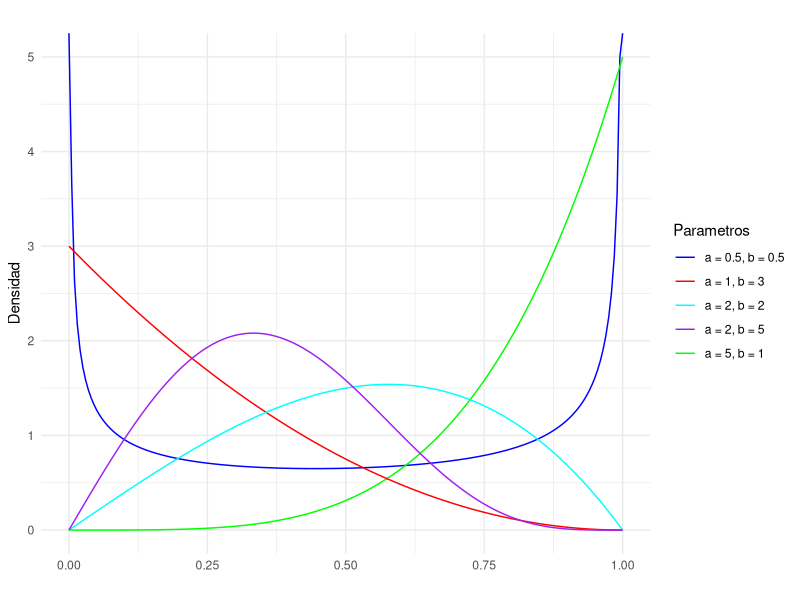
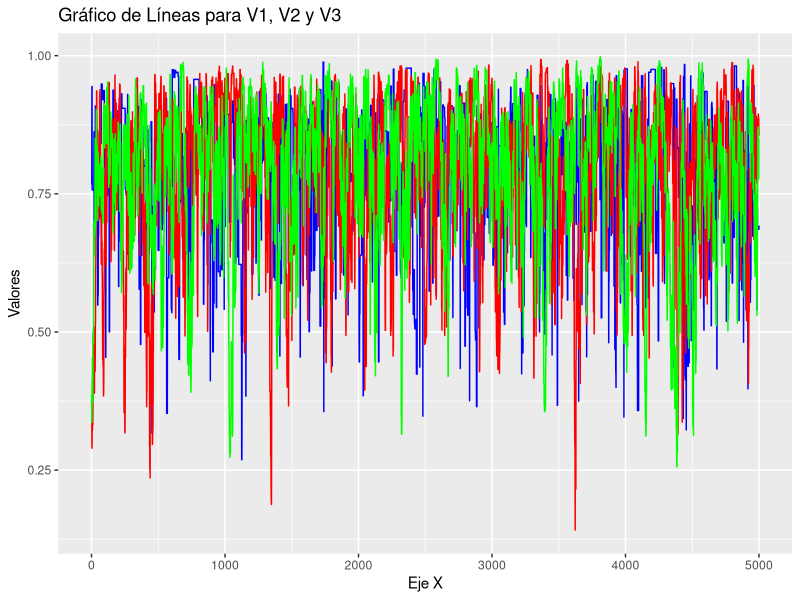
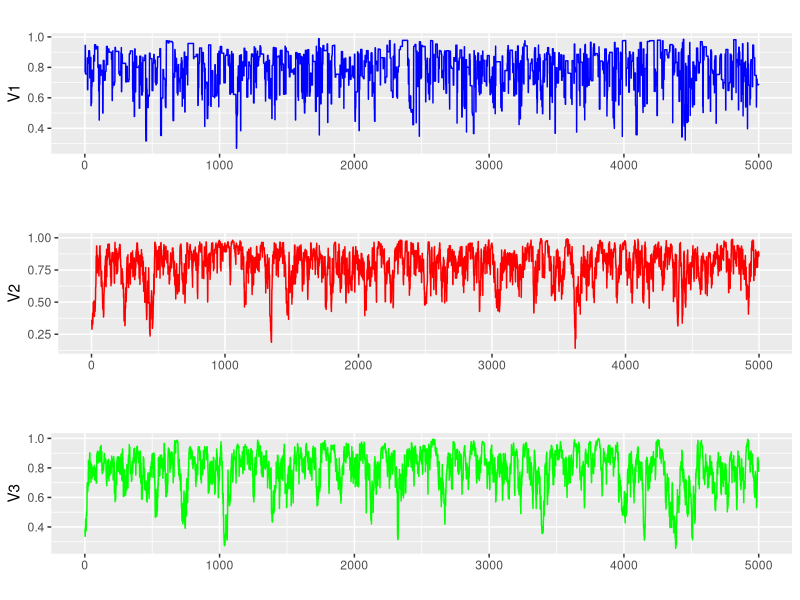
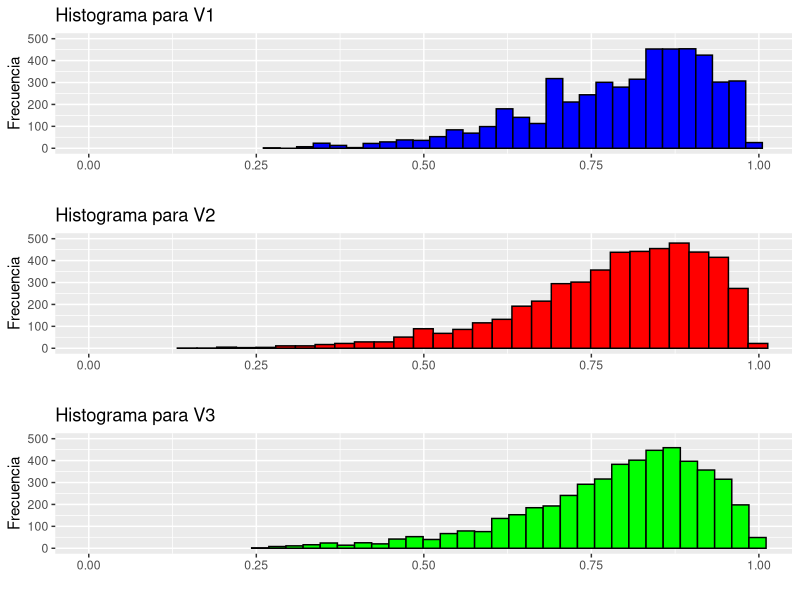
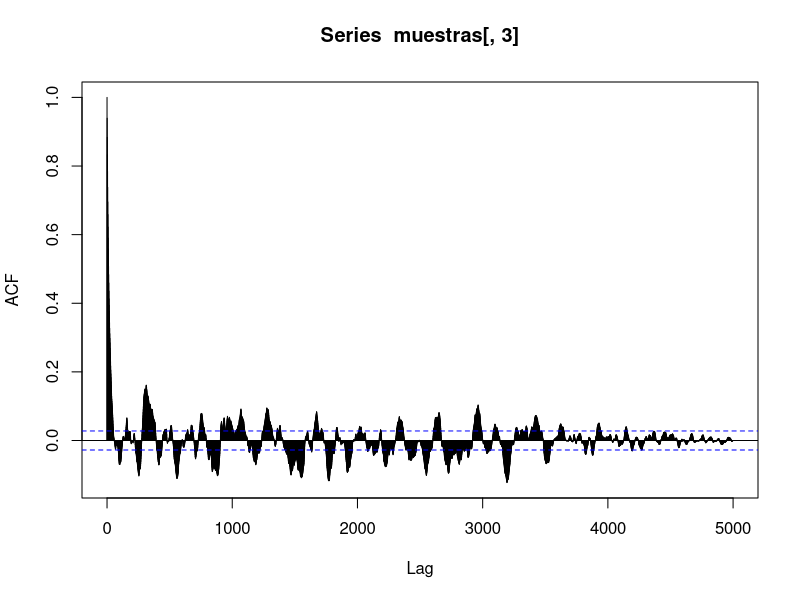
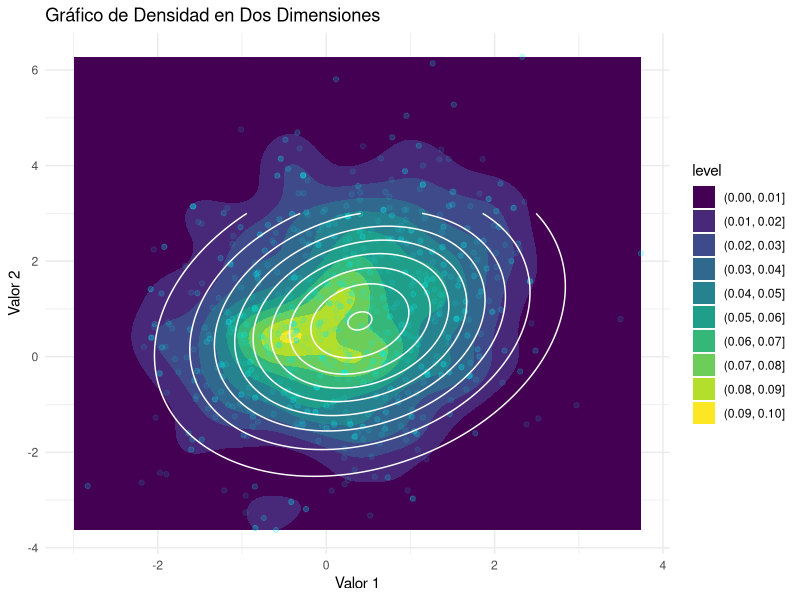
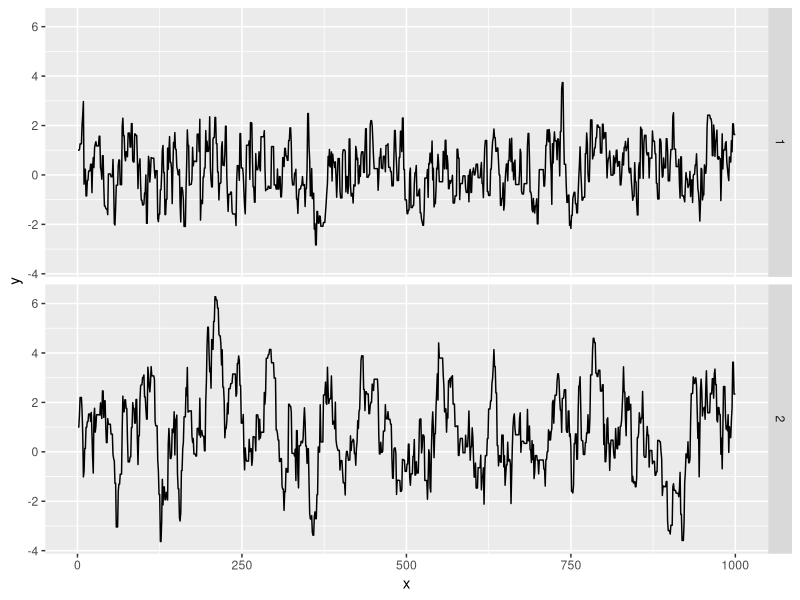

Source code (R) for these figures, in order:
## ---- chunk 1
library(ggplot2)
library(gridExtra)
library(kableExtra)
library(mvtnorm)
## ---- chunk 2
d_propuesta_def <- function(x, mean){
  dnorm(x, mean, sd= 1)
}

sample_mh <- function (d_objetivo, r_propuesta, d_propuesta = d_propuesta_def, p_inicial, n){
  stopifnot(n>0)
  muestras <- numeric(n)
  muestras[1]<-p_inicial
  for (i in 2:n) {
    p_actual <- muestras[i-1]
    p_nuevo <- r_propuesta(p_actual)
    f_actual <- d_objetivo(p_actual)
    f_nuevo <- d_objetivo(p_nuevo)
    
    q_actual <- d_propuesta(p_actual,mean=p_nuevo)
    q_nuevo <- d_propuesta(p_nuevo,mean=p_actual)
    
    alpha <- min(1, (f_nuevo/f_actual)*(q_actual/q_nuevo))
    
    aceptar <- rbinom(1,1, alpha)
    if (aceptar){
      muestras[i] <- p_nuevo
    } else {
      muestras[i] <- p_actual
    }
    
  }
  return ( muestras ) 
}
## ---- chunk 3
d_kumaraswamy <- function(x, a ,b){
  if(x<0 || x>1){
    f=0
  }else{
    f <- a*b*(x^(a-1))*(1-x^a)^(b-1)
  }
  return(f)
}
x<-seq(0,1, length.out= 200)
d_kumaraswamy.5.5 <- numeric(length(x))
d_kumaraswamy51<- numeric(length(x))
d_kumaraswamy13 <-numeric(length(x))
d_kumaraswamy22 <- numeric(length(x))
d_kumaraswamy25 <- numeric(length(x))
for (i in 1:length(x)) {
  d_kumaraswamy.5.5[i] <- d_kumaraswamy(x[i], 0.5, 0.5)
  d_kumaraswamy51[i] <- d_kumaraswamy(x[i], 5, 1)
  d_kumaraswamy13[i] <- d_kumaraswamy(x[i], 1, 3)
  d_kumaraswamy22[i] <- d_kumaraswamy(x[i], 2, 2)
  d_kumaraswamy25[i] <- d_kumaraswamy(x[i], 2, 5)
}


df <- data.frame(x,
                 d_kumaraswamy.5.5,
                 d_kumaraswamy51,
                 d_kumaraswamy13,
                 d_kumaraswamy22,
                 d_kumaraswamy25)
ggplot(df, aes(x = x)) +
  # Agregar las líneas para cada distribución
  geom_line(aes(y = d_kumaraswamy.5.5, color = "d_kumaraswamy.5.5")) +
  geom_line(aes(y = d_kumaraswamy51, color = "d_kumaraswamy51")) +
  geom_line(aes(y = d_kumaraswamy13, color = "d_kumaraswamy13")) +
  geom_line(aes(y = d_kumaraswamy22, color = "d_kumaraswamy22")) +
  geom_line(aes(y = d_kumaraswamy25, color = "d_kumaraswamy25")) +
  # Personalizar aspectos del gráfico
  labs(title = "",
       x = "",
       y = "Densidad") +
  scale_color_manual(values = c("d_kumaraswamy.5.5" = "blue",
                                 "d_kumaraswamy51" = "green",
                                 "d_kumaraswamy13" = "red",
                                 "d_kumaraswamy22" = "cyan",
                                 "d_kumaraswamy25" = "purple"),
                     labels = c("d_kumaraswamy.5.5" = "a = 0.5, b = 0.5",
                                "d_kumaraswamy51" = "a = 5, b = 1",
                                "d_kumaraswamy13" = "a = 1, b = 3",
                                "d_kumaraswamy22" = "a = 2, b = 2",
                                "d_kumaraswamy25" = "a = 2, b = 5")) +
  guides(color=guide_legend(title = "Parametros"))+
  theme_minimal()
## ---- chunk 4
get_beta_pars <- function(mu, kappa){
  alpha <- mu *kappa
  beta <- (1-mu)*kappa
  return(list(alpha = alpha, beta = beta))
}
#graficar kumaraswamy 6 2, y una beta 8,2 para mostrar que son parecidas
d_objetivo <- function(x, a=6 ,b=2){
  if(x<0 || x>1){
    f=0
  }else{
    f <- a*b*(x^(a-1))*(1-x^a)^(b-1)
  }
  return(f)
}
kappas <- c(1,25,50)
n=5000
muestras <- matrix(nrow = n,ncol = length(kappas))
for (i in 1:3) {
  #p_inicial = runif(1) se agrega?
  r_propuesta <- function(x) {
    kappa <- kappas[i]
    pars <- get_beta_pars(x, kappa)
    rbeta(1, pars$alpha, pars$beta)
  }
  d_propuesta <- function(x, mean) {
    kappa <- kappas[i]
    pars <- get_beta_pars(mean, kappa)
    dbeta(x, pars$alpha, pars$beta)
  }
  p_inicial <- runif(1)
  
  muestras[,i] <- sample_mh(d_objetivo, r_propuesta, d_propuesta, p_inicial= p_inicial, n=n)
}


df <- as.data.frame(cbind(muestras, x=1:n))
ggplot(df, aes(x = x)) +
  geom_line(aes(y = V1), color = "blue") +
  geom_line(aes(y = V2), color = "red") +
  geom_line(aes(y = V3), color = "green") +
  labs(x = "Eje X", y = "Valores", title = "Gráfico de Líneas para V1, V2 y V3")

# o bien
g1 <- ggplot(df, aes(x = x, y = V1)) +
  geom_line(color = "blue") +
  labs(x = "", y = "V1", title = "")

# Graficar V2
g2 <- ggplot(df, aes(x = x, y = V2)) +
  geom_line(color = "red") +
  labs(x = "", y = "V2", title = "")

# Graficar V3
g3 <- ggplot(df, aes(x = x, y = V3)) +
  geom_line(color = "green") +
  labs(x = "", y = "V3", title = "")
grid.arrange(g1,g2,g3,ncol=1)
## ---- chunk 5
g1 <- ggplot(df, aes(x = V1)) +
  geom_histogram(color = "black", fill = "blue", bins = 30) +
  labs(x = "", y = "Frecuencia", title = "Histograma para V1")+
  coord_cartesian(xlim = c(0, 1), ylim = c(0, 500))

# Graficar histograma para V2
g2 <- ggplot(df, aes(x = V2)) +
  geom_histogram(color = "black", fill = "red", bins = 30) +
  labs(x = "", y = "Frecuencia", title = "Histograma para V2")+
  coord_cartesian(xlim = c(0, 1), ylim = c(0, 500))

# Graficar histograma para V3
g3 <- ggplot(df, aes(x = V3)) +
  geom_histogram(color = "black", fill = "green", bins = 30) +
  labs(x = "", y = "Frecuencia", title = "Histograma para V3")+
  coord_cartesian(xlim = c(0, 1), ylim = c(0, 500))

# Mostrar los histogramas en una sola columna
grid.arrange(g1, g2, g3, ncol = 1)
## ---- chunk 6
# averiguar si hay grafico para el correlograma

calcular_w <- function(x){
  mean(apply(x, 2, var))
}

calcular_b <- function(x){
  media_chain <- apply(x, 2, mean)
  var(media_chain) * nrow(x)
}

R_hat <- function(x){
  S <- nrow(x)
  M <- ncol(x)
  W <- calcular_w(x)
  B <- calcular_b(x)
  numerador <- (S-1)/S * W + (1 / S) * B
  sqrt(numerador / W)
}

R_hat(muestras)
## ---- chunk 7
autocorr <- acf(muestras[,3], plot = TRUE, lag = Inf)$plot
# mejorar graficos
N_eff <- function(x){
  S <- length(x)
  autocorr <- acf(x, plot = FALSE, lag = Inf)$acf
  limite <- which(autocorr<0.05)[1]
  
  denominador <- 1 + 2 * sum(autocorr[2:limite])
  S / denominador  
}
N_eff(muestras[,1])
N_eff(muestras[,2])
N_eff(muestras[,3])
# no parecen muy bajos para 5k muestras
## ---- chunk 8
medias <- c(mean(muestras[,1]),mean(muestras[,2]),mean(muestras[,3]))
percentiles<- rbind(quantile(muestras[,1], c(0.05, 0.95)),
                    quantile(muestras[,2], c(0.05, 0.95)),
                    quantile(muestras[,3], c(0.05, 0.95)))

tabla <-cbind(medias, percentiles)
colnames(tabla) <- c("Medias","Percentil 5", "Percentil 95")
rownames(tabla) <- c("Kappa = 1","Kappa = 25", "Kappa = 50")
kable(round(tabla,3))%>% 
  kable_styling(position = "center",full_width = FALSE) %>% 
  row_spec(0, bold = T, background = "gray", color = "black") 
## ---- chunk 9
muestras_logit <- log(muestras/(1-muestras))
medias_logit <- c(mean(muestras_logit[,1]),mean(muestras_logit[,2]),mean(muestras_logit[,3]))
percentiles_logit <- rbind(quantile(muestras_logit[,1], c(0.05, 0.95)),
                    quantile(muestras_logit[,2], c(0.05, 0.95)),
                    quantile(muestras_logit[,3], c(0.05, 0.95)))

tabla_logit <-cbind(medias_logit, percentiles_logit)
colnames(tabla_logit) <- c("Medias","Percentil 5", "Percentil 95")
rownames(tabla_logit) <- c("Kappa = 1","Kappa = 25", "Kappa = 50")
kable(round(tabla_logit,3))%>% 
  kable_styling(position = "center",full_width = FALSE) %>% 
  row_spec(0, bold = T, background = "gray", color = "black") 
## ---- chunk 10
sample_mh_2d <- function (d_objetivo, r_propuesta, d_propuesta, p_inicial, n, sigma_prop){
  stopifnot(n>0)
  muestras <- matrix(nrow = n, ncol = length(p_inicial))
  muestras[1,]<-p_inicial
  for (i in 2:n) {
    p_actual <- muestras[i-1,]
    p_nuevo <- r_propuesta(p_actual)
    f_actual <- d_objetivo(p_actual)
    f_nuevo <- d_objetivo(p_nuevo)
    
    q_actual <- d_propuesta(p_actual,mean=p_nuevo)
    q_nuevo <- d_propuesta(p_nuevo,mean=p_actual)
    
    alpha <- min(1, (f_nuevo/f_actual)*(q_actual/q_nuevo))
    
    aceptar <- rbinom(1,1, alpha)
    if (aceptar){
      muestras[i,] <- p_nuevo
    } else {
      muestras[i,] <- p_actual
    }
    
  }
  return ( muestras ) 
}


## ---- chunk 11
mu_obj <- c(0.4, 0.75)
sigma_obj <- matrix(c(1.35, 0.4, 0.4, 2.4), ncol = 2)

sigma_prop <- diag(2) #preguntar esto

d_objetivo <- function(x) dmvnorm(x, mean = mu_obj, sigma = sigma_obj)
r_propuesta <- function(x) rmvnorm(1, mean = x, sigma = sigma_prop)
d_propuesta <- function(x, mean) dmvnorm(x, mean = mean, sigma = sigma_prop)

muestras_2d <- sample_mh_2d(d_objetivo, r_propuesta, d_propuesta, p_inicial= c(1, 1), n=1000)

df_grilla <- expand.grid(x = seq(-3, 3, length.out = 200), seq(-3, 3, length.out = 200))
df_grilla$z <- d_objetivo(as.matrix(df_grilla))

muestras_2d_df <- as.data.frame(muestras_2d)
ggplot(muestras_2d_df, aes(x = V1, y = V2)) +
  geom_density_2d(fill = "skyblue", alpha = 0.5) +
  geom_density2d_filled()+
  geom_point(data = muestras_2d_df, aes(x = V1, y = V2), color = "cyan2", alpha = 0.1) +
  labs(title = "Gráfico de Densidad en Dos Dimensiones",
       x = "Valor 1",
       y = "Valor 2") +
  stat_contour(aes(x = x, y = Var2, z = z), data = df_grilla, color = "white")+
  theme_minimal()

# p_inicial = rmvnorm(1,mean=c(1,1)) ?
## ---- chunk 12

########################
plot_trace <- function(x, y){
  n <-length(x)
  df <- data.frame(x = rep(1:n, 2), y = c(x, y), dimension = rep(1:2, each = n))
  ggplot(df)+
    geom_line(aes(x = x, y = y))+
    facet_grid(rows = vars(dimension))
}  

plot_trace(muestras_2d_df$V1, muestras_2d_df$V2)


#Número efectivo de muestras
N_eff(muestras_2d[,1]) #Variable 1
N_eff(muestras_2d[,2]) #Variable 2
